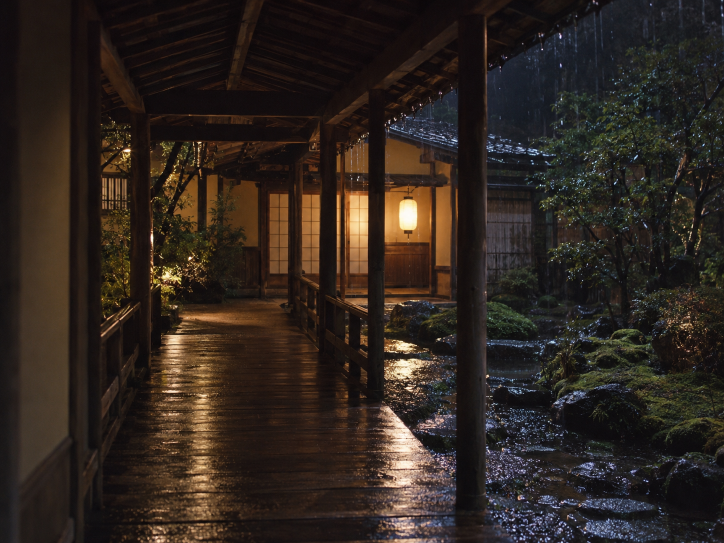
#> input picture assets/yonaki/src/bg/annex.png, 1448 x 1086 px (shown at 1/2 size)
$ python -i pictures.py   (imports and definitions only)
#> lines starting #> are read from the running program, lines starting #| are printed output that depends on the picture
#> further down, picture is the input picture: PIL image 1448x1086 RGB; mean R, G, B 47, 37.4, 31.2
"""Pictures of 夜鳴き鐘: photos -> 256x192 8bpp tiles (240 colours, CGRAM 16-255), silhouettes -> 2-bit masks.

Backgrounds (assets/yonaki/src/bg/<id>.png, 4:3, any size): Lanczos resize to 256x192, a mild unsharp mask, the
same gamma lift for every photo (GAMMA),
palette by median cut refined with weighted k-means on the 15-bit colours, snapped to the SNES 5-bit grid, then
dithered (default: serpentine Floyd-Steinberg with damped error, see DITHER) and cut into 768 8bpp tiles (32 per
row, row-major), pixel value = palette index + 16.

Photos that silhouettes appear on (tint=True) get 112 colours (CGRAM 16-127) and, at CGRAM 144-255, the same
colours seen through a translucent blue figure: the engine sets bit 7 of the pixels under a figure.  The white
and red versions follow in a separate block (TINTS).

Silhouettes (assets/yonaki/src/sil/<id>.png, solid black figure on white): threshold, crop to the figure,
area-resample so the figure is SIL_HEIGHT pixels tall, re-threshold, pad to a whole number of tiles (figure
centred, feet on the last row) and mark a 1-pixel rim on the outer edge of the figure.  Mask format: per tile
(row-major, w x h tiles) 8 rows x 2 bytes (cover, rim) with bit 7 = left pixel.

Staged silhouettes (assets/yonaki/src/stage/<bg>__<name>__<key>.png, the background with the person painted flat
magenta, tools/yonaki/gen_stage.py): the magenta coverage through the background's crop and resize, specks
dropped, small holes filled, cut to the tiles it covers; the mask keeps its place (x, top in tiles).

Requires Pillow and numpy (tools/vendor/pylib, installed with `pip install --target tools/vendor/pylib pillow
numpy`, or the interpreter's own site-packages).  Results are cached by content hash in build/yonaki/cache.
"""
import hashlib, json, pathlib, sys

ROOT = pathlib.Path(__file__).resolve().parents[2]
sys.path.insert(0, str(ROOT / 'tools/vendor/pylib'))
import numpy as np                                   # noqa: E402
from PIL import Image, ImageFilter                   # noqa: E402

W, H = 256, 192
COLORS = 240
TINT_COLORS = 112                                   # photos under translucent silhouettes
# figure colour, opacity: the colours under a blue / white (ghost) / red figure
TINTS = dict(blue=((36, 52, 176), 0.6), white=((232, 236, 255), 0.45), red=((190, 24, 24), 0.6))
SIL_HEIGHT = 160
GAMMA = 0.8                                         # every photo lifted the same way (the night ones read)
CACHE = ROOT / 'build/yonaki/cache'
WEIGHT = np.array([0.299, 0.587, 0.114]) * 3        # distance weights (gamma-encoded RGB)
DITHER = 'fs'                                       # 'fs' (damped error diffusion), 'bayer', 'none'
FS_DAMP = 0.75
VERSION = b'pictures-v4'


# [11 lines left out: functions _key, to_snes, not called in this run]


def resize_photo(img):
    img = img.convert('RGB')
    if img.size != (W, H):
        # crop to 4:3 first if needed
        w, h = img.size
#> w = 1448; h = 1086
        if w * 3 != h * 4:
            if w * 3 > h * 4:
                nw = h * 4 // 3
                img = img.crop(((w - nw) // 2, 0, (w - nw) // 2 + nw, h))
            else:
                nh = w * 3 // 4
                img = img.crop((0, (h - nh) // 2, w, (h - nh) // 2 + nh))
        img = img.resize((W, H), Image.LANCZOS, reducing_gap=3.0)
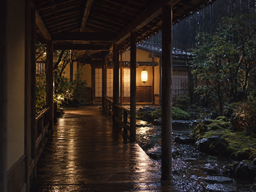
#> img: PIL image 256x192 RGB; mean R, G, B 47, 37.4, 31.2
    return img.filter(ImageFilter.UnsharpMask(radius=0.8, percent=45, threshold=2))


# [55 lines left out: functions photo_array, _nearest, make_palette, _lut, not called in this run]


BAYER8 = np.array([[0, 32, 8, 40, 2, 34, 10, 42], [48, 16, 56, 24, 50, 18, 58, 26],
                   [12, 44, 4, 36, 14, 46, 6, 38], [60, 28, 52, 20, 62, 30, 54, 22],
                   [3, 35, 11, 43, 1, 33, 9, 41], [51, 19, 59, 27, 49, 17, 57, 25],
                   [15, 47, 7, 39, 13, 45, 5, 37], [63, 31, 55, 23, 61, 29, 53, 21]]) / 64.0 - 0.5


# [307 lines left out: functions dither, tiles8, palette_words, tint_words, convert_photo, _cached and 14 more, not called in this run]


# [10 lines not run here, left out]

>>> from PIL import Image
>>> picture = Image.open('../../assets/yonaki/src/bg/annex.png')
>>> result = resize_photo(picture)

$ run again, on assets/yonaki/src/bg/bridge.png
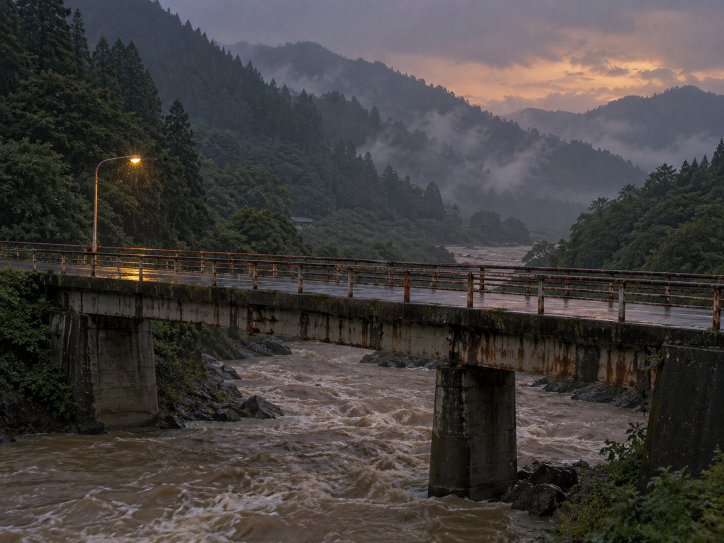
#> input picture assets/yonaki/src/bg/bridge.png, 1448 x 1086 px (shown at 1/2 size)
#> picture is the input picture: PIL image 1448x1086 RGB; mean R, G, B 67.7, 63.9, 62.3
#> in resize_photo, `img = img.resize((W, H), Image.LANCZOS, reducing_gap=3.0)`:
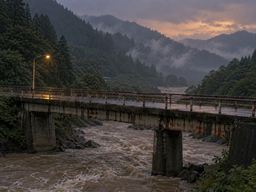
#> img: PIL image 256x192 RGB; mean R, G, B 67.7, 63.9, 62.3

$ run again, on assets/yonaki/src/bg/bridge_walk.png
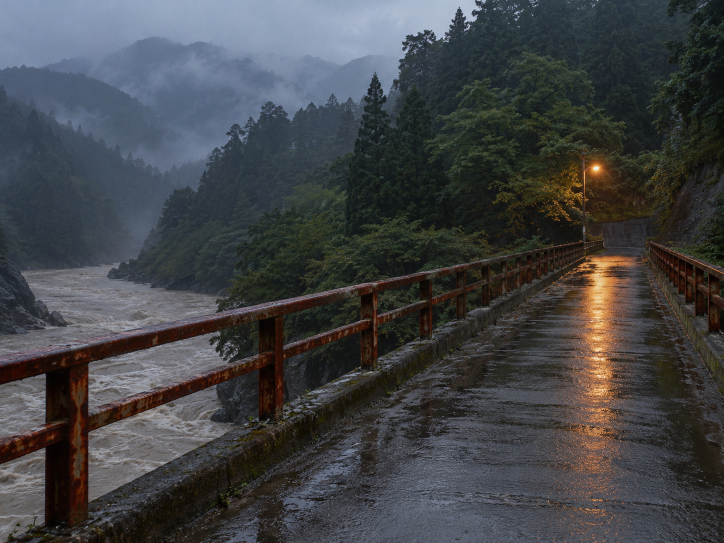
#> input picture assets/yonaki/src/bg/bridge_walk.png, 1448 x 1086 px (shown at 1/2 size)
#> picture is the input picture: PIL image 1448x1086 RGB; mean R, G, B 66.4, 68, 70.4
#> in resize_photo, `img = img.resize((W, H), Image.LANCZOS, reducing_gap=3.0)`:
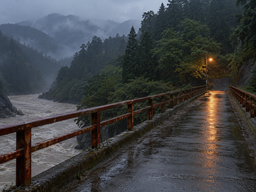
#> img: PIL image 256x192 RGB; mean R, G, B 66.4, 68, 70.4

$ run again, on assets/yonaki/src/bg/bus.png
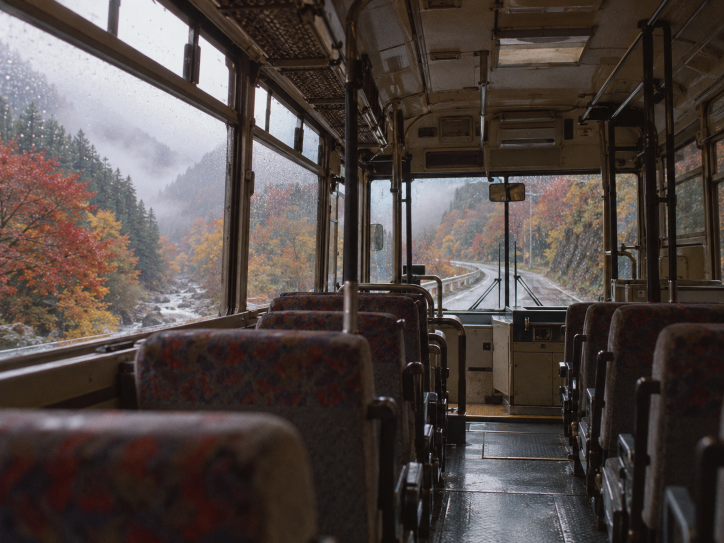
#> input picture assets/yonaki/src/bg/bus.png, 1448 x 1086 px (shown at 1/2 size)
#> picture is the input picture: PIL image 1448x1086 RGB; mean R, G, B 80.6, 71.1, 67.8
#> in resize_photo, `img = img.resize((W, H), Image.LANCZOS, reducing_gap=3.0)`:
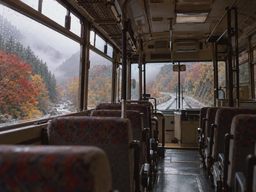
#> img: PIL image 256x192 RGB; mean R, G, B 80.6, 71.1, 67.8
